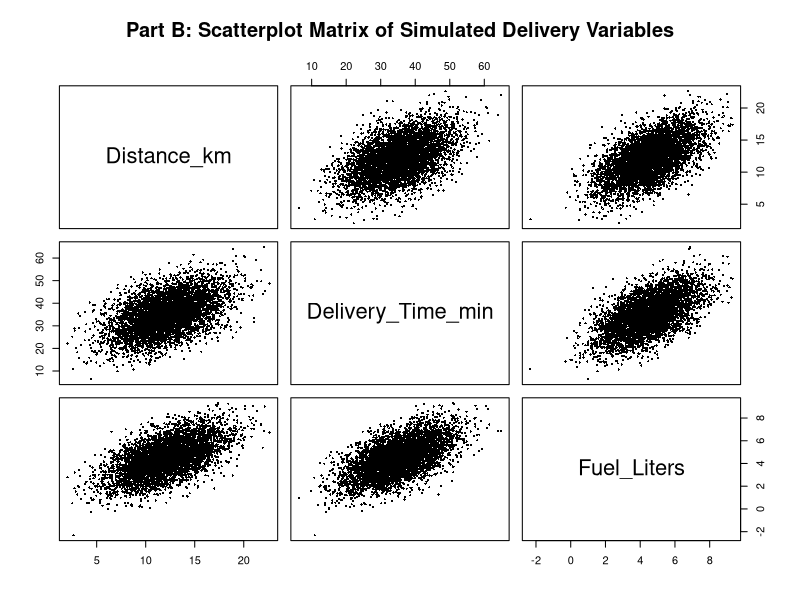
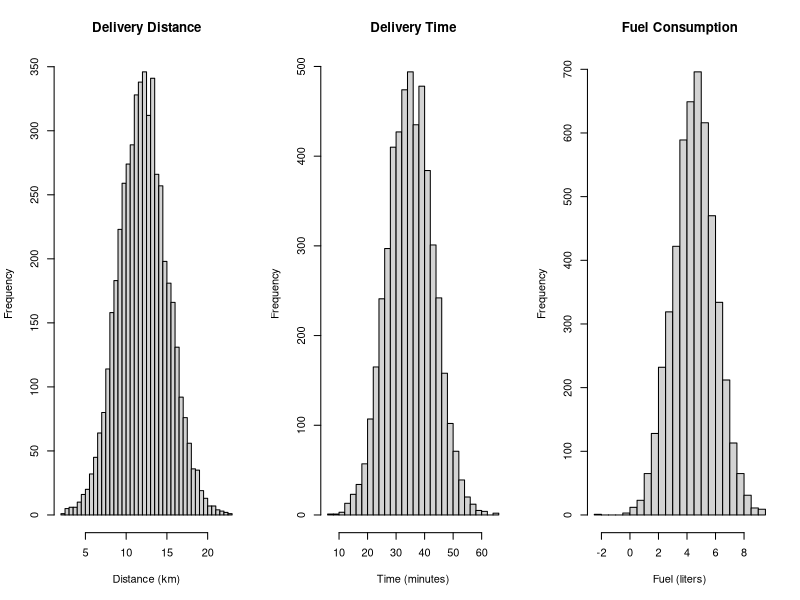
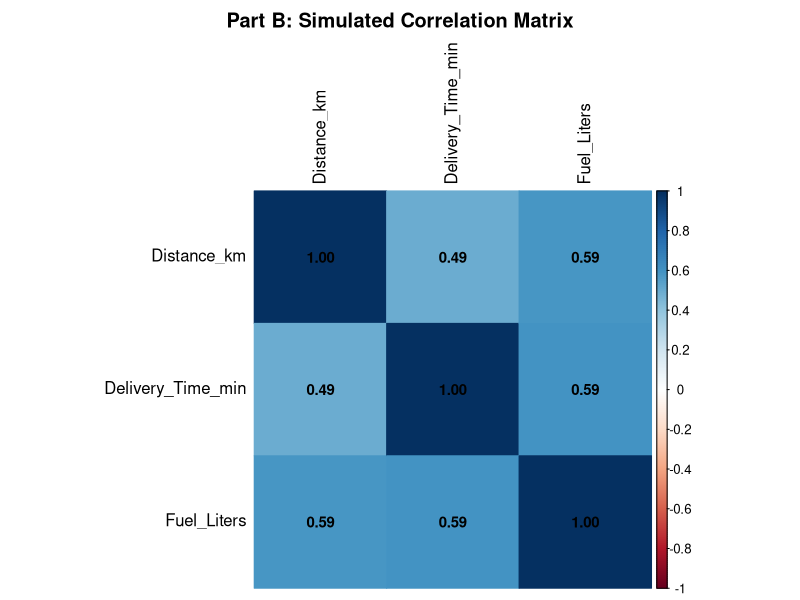
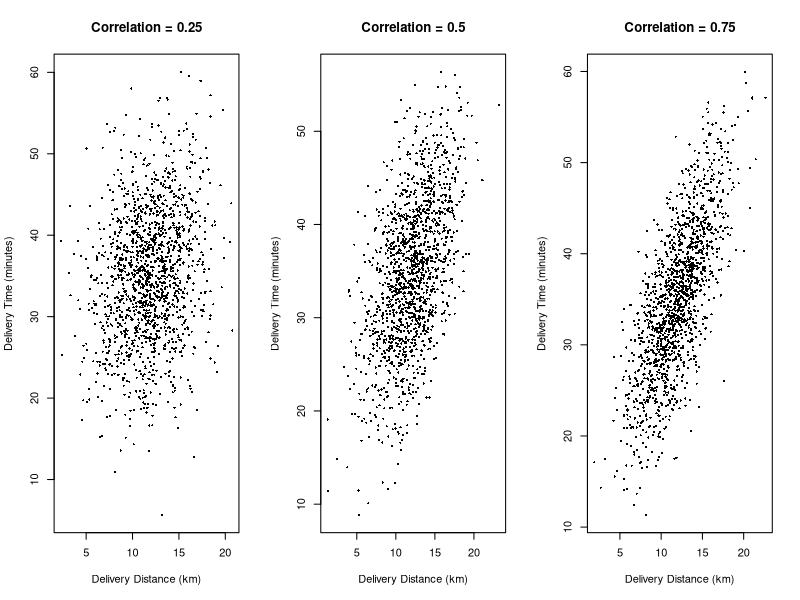
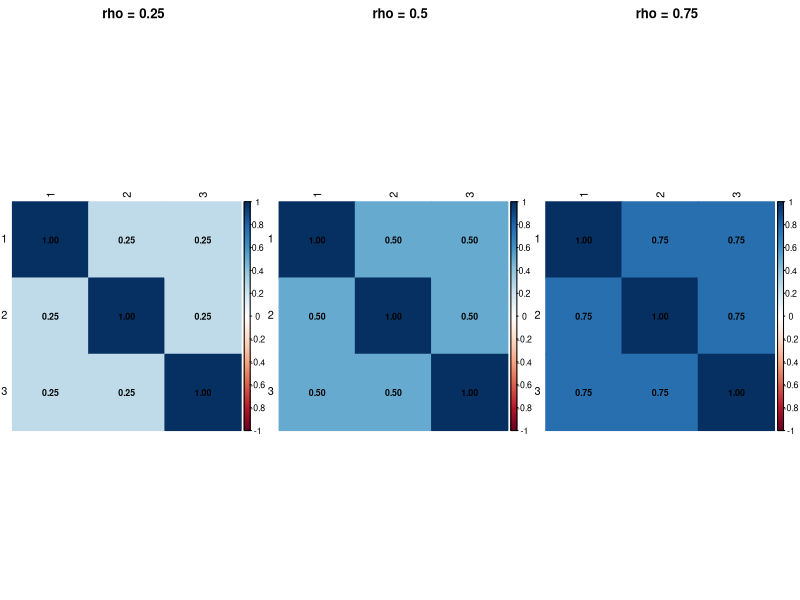
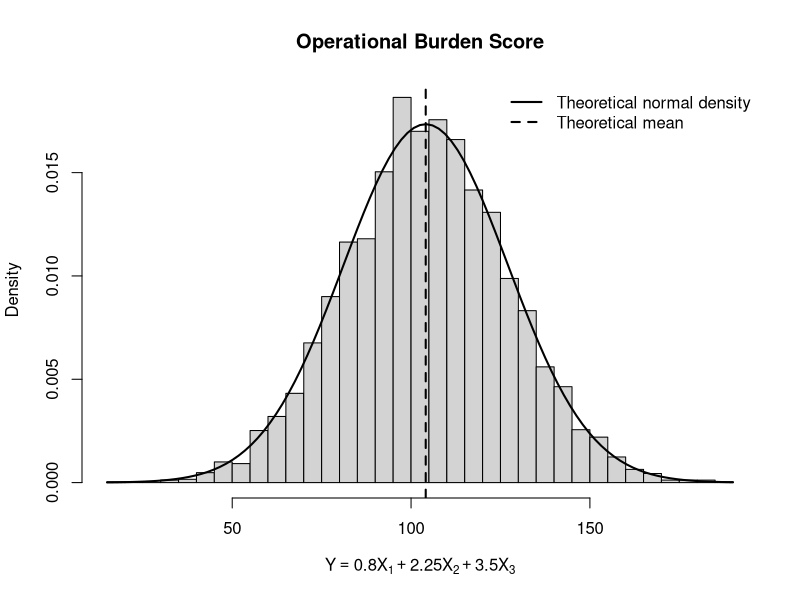
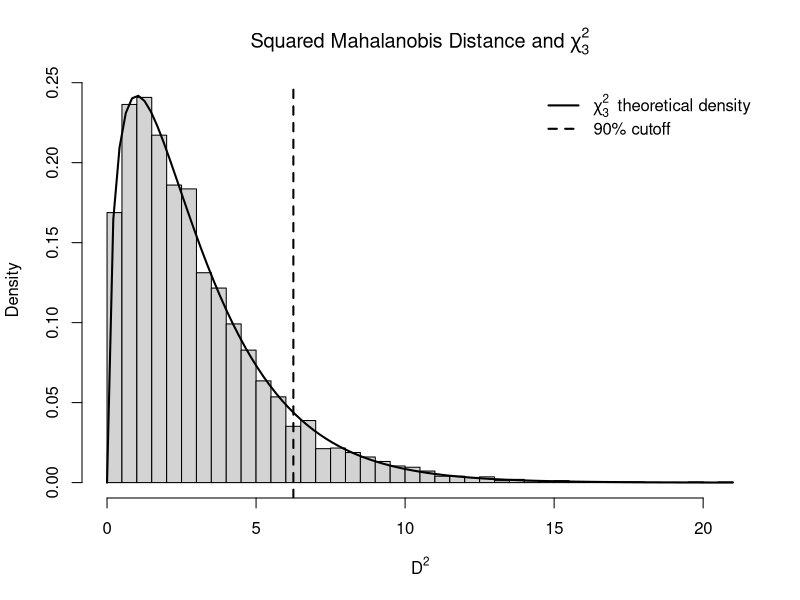

Reproduce these figures in R, in order. (Note: this script raises an error after producing the figures.)
## ---- chunk 1
mu <- c(
  Distance_km = 12,
  Delivery_Time_min = 35,
  Fuel_Liters = 4.5
)

mu
## ---- chunk 2
Sigma <- matrix(
  c(
    9, 12, 2.7,
    12, 64, 7.2,
    2.7, 7.2, 2.25
  ),
  nrow = 3,
  byrow = TRUE
)

rownames(Sigma) <- names(mu)
colnames(Sigma) <- names(mu)

Sigma
## ---- chunk 3
R_theoretical <- cov2cor(Sigma)

round(R_theoretical, 3)
## ---- chunk 4
is_symmetric <- isTRUE(all.equal(Sigma, t(Sigma)))

is_symmetric
## ---- chunk 5
eigenvalues <- eigen(Sigma, symmetric = TRUE)$values

round(eigenvalues, 6)
## ---- chunk 6
det(Sigma)
## ---- chunk 7
n <- 5000

X <- MASS::mvrnorm(
  n = n,
  mu = mu,
  Sigma = Sigma
)

X <- as.data.frame(X)

colnames(X) <- names(mu)

head(X)
## ---- chunk 8
dim(X)
## ---- chunk 9
sample_means <- colMeans(X)

round(sample_means, 3)
## ---- chunk 10
sample_variances <- sapply(X, var)

round(sample_variances, 3)
## ---- chunk 11
sample_covariances <- cov(X)

round(sample_covariances, 3)
## ---- chunk 12
sample_correlations <- cor(X)

round(sample_correlations, 3)
## ---- chunk 13
comparison <- data.frame(
  Variable = names(mu),
  Theoretical_Mean = as.numeric(mu),
  Simulated_Mean = as.numeric(sample_means),
  Theoretical_Variance = diag(Sigma),
  Simulated_Variance = as.numeric(sample_variances)
)

comparison$Mean_Difference <-
  comparison$Simulated_Mean -
  comparison$Theoretical_Mean

comparison$Variance_Difference <-
  comparison$Simulated_Variance -
  comparison$Theoretical_Variance

knitr::kable(
  comparison,
  digits = 3,
  caption = "Theoretical versus simulated means and variances"
)
## ---- chunk 14
correlation_comparison <- data.frame(
  Variable_Pair = c(
    "Distance - Delivery Time",
    "Distance - Fuel",
    "Delivery Time - Fuel"
  ),
  Theoretical_Correlation = c(
    R_theoretical[1, 2],
    R_theoretical[1, 3],
    R_theoretical[2, 3]
  ),
  Simulated_Correlation = c(
    sample_correlations[1, 2],
    sample_correlations[1, 3],
    sample_correlations[2, 3]
  )
)

correlation_comparison$Difference <-
  correlation_comparison$Simulated_Correlation -
  correlation_comparison$Theoretical_Correlation

knitr::kable(
  correlation_comparison,
  digits = 3,
  caption = "Theoretical versus simulated correlations"
)
## ---- chunk 15
pairs(
  X,
  main = "Part B: Scatterplot Matrix of Simulated Delivery Variables",
  pch = 16,
  cex = 0.45
)
## ---- chunk 16
par(mfrow = c(1, 3))

hist(
  X$Distance_km,
  breaks = 30,
  main = "Delivery Distance",
  xlab = "Distance (km)"
)

hist(
  X$Delivery_Time_min,
  breaks = 30,
  main = "Delivery Time",
  xlab = "Time (minutes)"
)

hist(
  X$Fuel_Liters,
  breaks = 30,
  main = "Fuel Consumption",
  xlab = "Fuel (liters)"
)

par(mfrow = c(1, 1))
## ---- chunk 17
library(corrplot)
## ---- chunk 18
corrplot(
  sample_correlations,
  method = "color",
  addCoef.col = "black",
  tl.col = "black",
  number.cex = 0.9,
  title = "Part B: Simulated Correlation Matrix",
  mar = c(0, 0, 2, 0)
)
## ---- chunk 19
correlation_levels <- c(0.25, 0.50, 0.75)

standard_deviations <- sqrt(diag(Sigma))

standard_deviations
## ---- chunk 20
D <- diag(standard_deviations)

create_covariance_matrix <- function(rho) {

  R_rho <- matrix(
    rho,
    nrow = 3,
    ncol = 3
  )

  diag(R_rho) <- 1

  Sigma_rho <- D %*% R_rho %*% D

  return(Sigma_rho)
}
## ---- chunk 21
Sigma_050 <- create_covariance_matrix(0.50)

round(Sigma_050, 3)
## ---- chunk 22
n_C <- 1500

C_data <- list()

for (rho in correlation_levels) {

  Sigma_rho <- create_covariance_matrix(rho)

  X_rho <- MASS::mvrnorm(
    n = n_C,
    mu = mu,
    Sigma = Sigma_rho
  )

  C_data[[as.character(rho)]] <- X_rho
}
## ---- chunk 23
C_results <- data.frame(
  Theoretical_Correlation = correlation_levels,
  Simulated_Correlation = sapply(
    correlation_levels,
    function(rho) {
      cor(
        C_data[[as.character(rho)]][, 1],
        C_data[[as.character(rho)]][, 2]
      )
    }
  )
)

knitr::kable(
  C_results,
  digits = 3,
  caption = "Theoretical versus simulated correlation"
)
## ---- chunk 24
par(mfrow = c(1, 3))

for (rho in correlation_levels) {

  X_rho <- C_data[[as.character(rho)]]

  plot(
    X_rho[, 1],
    X_rho[, 2],
    pch = 16,
    cex = 0.45,
    xlab = "Delivery Distance (km)",
    ylab = "Delivery Time (minutes)",
    main = paste("Correlation =", rho)
  )
}

par(mfrow = c(1, 1))
## ---- chunk 25
for (rho in correlation_levels) {

  R_rho <- matrix(
    rho,
    nrow = 3,
    ncol = 3
  )

  diag(R_rho) <- 1

  cat("\nCorrelation =", rho, "\n")
  print(R_rho)
}
## ---- chunk 26
library(corrplot)
## ---- chunk 27
par(mfrow = c(1, 3))

for (rho in correlation_levels) {

  R_rho <- matrix(
    rho,
    nrow = 3,
    ncol = 3
  )

  diag(R_rho) <- 1

  corrplot(
    R_rho,
    method = "color",
    addCoef.col = "black",
    tl.col = "black",
    number.cex = 0.8,
    title = paste("rho =", rho),
    mar = c(0, 0, 2, 0)
  )
}

par(mfrow = c(1, 1))
## ---- chunk 28
a <- c(
  Distance_km = 0.80,
  Delivery_Time_min = 2.25,
  Fuel_Liters = 3.50
)

a
## ---- chunk 29
theoretical_mean_Y <-
  as.numeric(t(a) %*% mu)

theoretical_mean_Y
## ---- chunk 30
theoretical_variance_Y <-
  as.numeric(t(a) %*% Sigma %*% a)

theoretical_variance_Y
## ---- chunk 31
theoretical_sd_Y <-
  sqrt(theoretical_variance_Y)

theoretical_sd_Y
## ---- chunk 32
Y <- as.numeric(
  as.matrix(X) %*% a
)

head(Y)
## ---- chunk 33
simulated_mean_Y <- mean(Y)

simulated_variance_Y <- var(Y)

simulated_sd_Y <- sd(Y)

linear_combination_comparison <- data.frame(
  Quantity = c(
    "Mean",
    "Variance",
    "Standard Deviation"
  ),
  Theoretical = c(
    theoretical_mean_Y,
    theoretical_variance_Y,
    theoretical_sd_Y
  ),
  Simulated = c(
    simulated_mean_Y,
    simulated_variance_Y,
    simulated_sd_Y
  )
)

knitr::kable(
  linear_combination_comparison,
  digits = 3,
  caption = "Theoretical versus simulated operational burden score"
)
## ---- chunk 34
hist(
  Y,
  breaks = 40,
  probability = TRUE,
  main = "Operational Burden Score",
  xlab = expression(
    Y == 0.80*X[1] + 2.25*X[2] + 3.50*X[3]
  )
)

curve(
  dnorm(
    x,
    mean = theoretical_mean_Y,
    sd = theoretical_sd_Y
  ),
  add = TRUE,
  lwd = 2
)

abline(
  v = theoretical_mean_Y,
  lty = 2,
  lwd = 2
)

legend(
  "topright",
  legend = c(
    "Theoretical normal density",
    "Theoretical mean"
  ),
  lty = c(1, 2),
  lwd = 2,
  bty = "n"
)
## ---- chunk 35
Sigma_inverse <- solve(Sigma)

round(Sigma_inverse, 4)
## ---- chunk 36
X_centered <- sweep(
  as.matrix(X),
  2,
  mu,
  "-"
)
## ---- chunk 37
D2 <- rowSums(
  (X_centered %*% Sigma_inverse) *
    X_centered
)

head(D2)
## ---- chunk 38
theoretical_mean_D2 <- 3

simulated_mean_D2 <- mean(D2)

mahalanobis_mean_comparison <- data.frame(
  Quantity = c(
    "Theoretical mean of D^2",
    "Simulated mean of D^2"
  ),
  Value = c(
    theoretical_mean_D2,
    simulated_mean_D2
  )
)

knitr::kable(
  mahalanobis_mean_comparison,
  digits = 3,
  caption = "Theoretical versus simulated mean of squared Mahalanobis distance"
)
## ---- chunk 39
chi_square_cutoff_90 <- qchisq(
  0.90,
  df = 3
)

chi_square_cutoff_90
## ---- chunk 40
inside_90 <- D2 <= chi_square_cutoff_90

simulated_proportion_90 <- mean(inside_90)

region_comparison <- data.frame(
  Quantity = c(
    "Theoretical proportion",
    "Simulated proportion"
  ),
  Proportion = c(
    0.90,
    simulated_proportion_90
  )
)

knitr::kable(
  region_comparison,
  digits = 4,
  caption = "Theoretical versus simulated 90% probability region"
)
## ---- chunk 41
number_outside_90 <- sum(!inside_90)

percentage_outside_90 <- mean(!inside_90) * 100

outside_summary <- data.frame(
  Quantity = c(
    "Number outside 90% region",
    "Percentage outside 90% region"
  ),
  Value = c(
    number_outside_90,
    percentage_outside_90
  )
)

knitr::kable(
  outside_summary,
  digits = 3,
  caption = "Simulated observations outside the 90% probability region"
)
## ---- chunk 42
hist(
  D2,
  breaks = 40,
  probability = TRUE,
  main = expression(
    "Squared Mahalanobis Distance and " * chi[3]^2
  ),
  xlab = expression(D^2)
)

curve(
  dchisq(x, df = 3),
  add = TRUE,
  lwd = 2
)

abline(
  v = chi_square_cutoff_90,
  lty = 2,
  lwd = 2
)

legend(
  "topright",
  legend = c(
    expression(chi[3]^2 ~ " theoretical density"),
    "90% cutoff"
  ),
  lty = c(1, 2),
  lwd = 2,
  bty = "n"
)
## ---- chunk 43
x2_fixed <- 60

conditional_mean <-
  mu["Fuel_Liters"] +
  Sigma["Fuel_Liters", "Delivery_Time_min"] /
  Sigma["Delivery_Time_min", "Delivery_Time_min"] *
  (x2_fixed - mu["Delivery_Time_min"])

conditional_mean
## ---- chunk 44
conditional_variance <-
  Sigma["Fuel_Liters", "Fuel_Liters"] -
  Sigma["Fuel_Liters", "Delivery_Time_min"]^2 /
  Sigma["Delivery_Time_min", "Delivery_Time_min"]

conditional_sd <- sqrt(conditional_variance)

conditional_variance
conditional_sd
## ---- chunk 45
window <- 0.5

conditional_sample <- X[
  abs(
    X$Delivery_Time_min - x2_fixed
  ) <= window,
]

nrow(conditional_sample)
## ---- chunk 46
head(
  conditional_sample$Fuel_Liters
)
## ---- chunk 47
simulated_conditional_mean <-
  mean(conditional_sample$Fuel_Liters)

simulated_conditional_variance <-
  var(conditional_sample$Fuel_Liters)

simulated_conditional_sd <-
  sd(conditional_sample$Fuel_Liters)

conditional_comparison <- data.frame(
  Quantity = c(
    "Conditional Mean",
    "Conditional Variance",
    "Conditional Standard Deviation"
  ),
  Theoretical = c(
    conditional_mean,
    conditional_variance,
    conditional_sd
  ),
  Simulated = c(
    simulated_conditional_mean,
    simulated_conditional_variance,
    simulated_conditional_sd
  )
)

knitr::kable(
  conditional_comparison,
  digits = 3,
  caption = "Theoretical versus simulated conditional distribution"
)
## ---- chunk 48
hist(
  conditional_sample$Fuel_Liters,
  breaks = 25,
  probability = TRUE,
  main = "Fuel Consumption Given Delivery Time Near 60 Minutes",
  xlab = "Fuel Consumption (liters)"
)

curve(
  dnorm(
    x,
    mean = conditional_mean,
    sd = conditional_sd
  ),
  add = TRUE,
  lwd = 2
)

abline(
  v = conditional_mean,
  lty = 2,
  lwd = 2
)

legend(
  "topright",
  legend = c(
    "Theoretical conditional normal density",
    "Theoretical conditional mean"
  ),
  lty = c(1, 2),
  lwd = 2,
  bty = "n"
)
## ---- chunk 49
mean_increase <-
  conditional_mean - mu["Fuel_Liters"]

percentage_increase <-
  (mean_increase / mu["Fuel_Liters"]) * 100

comparison <- data.frame(
  Quantity = c(
    "Unconditional fuel mean",
    "Conditional fuel mean",
    "Increase",
    "Percentage increase"
  ),
  Value = c(
    mu["Fuel_Liters"],
    conditional_mean,
    mean_increase,
    percentage_increase
  )
)

knitr::kable(
  comparison,
  digits = 3,
  caption = "Change in expected fuel consumption after conditioning on a 60-minute delivery"
)
